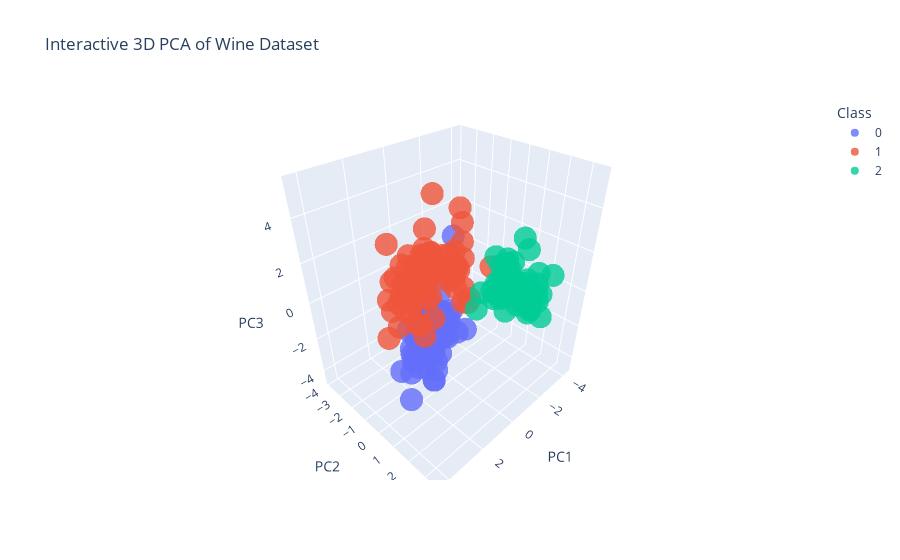

Source (notebook cell):
### Code cell
import plotly.express as px

# Apply PCA with 3 components
pca = PCA(n_components=3)
X_pca_3d = pca.fit_transform(X_scaled)

# Convert to DataFrame
df_pca = pd.DataFrame(X_pca_3d, columns=['PC1', 'PC2', 'PC3'])
df_pca['target'] = y

# Interactive 3D plot
fig = px.scatter_3d(
    df_pca, x='PC1', y='PC2', z='PC3',
    color=df_pca['target'].astype(str),
    title='Interactive 3D PCA of Wine Dataset',
    labels={'color': 'Class'},
    opacity=0.8
)

fig.show()
